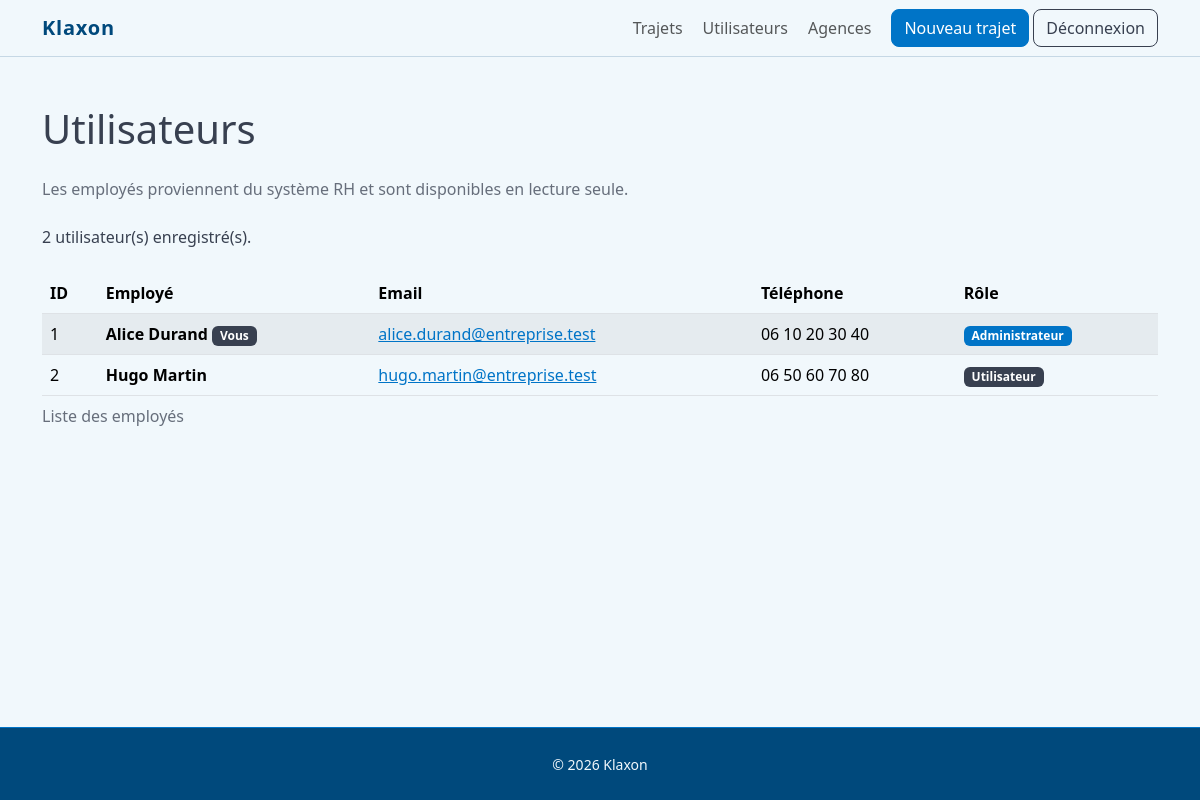
The app's page /index.php?route=admin/users (signed in) with its own data.
### tables this page shows
CREATE TABLE users (
    id_user INT UNSIGNED AUTO_INCREMENT,
    first_name VARCHAR(100) NOT NULL,
    last_name VARCHAR(100) NOT NULL,
    email VARCHAR(255) NOT NULL,
    password_hash VARCHAR(255) NOT NULL,
    phone VARCHAR(30) NOT NULL,
    role ENUM('USER', 'ADMIN') NOT NULL DEFAULT 'USER',

    PRIMARY KEY (id_user),
    UNIQUE KEY uq_users_email (email)
);

### src/Controller/AdminController.php (called while the page is built, shortened)
<?php
function showAdminUsersPage(
    UserRepository $userRepository
): void {
    $currentUser = requireAdmin();
    $users = $userRepository->findAll();
    require __DIR__
        . '/../View/admin/users/index.php';
}

### index.php (called while the page is built, shortened)
<?php
$databaseConnection =
    getDatabaseConnection();
$agencyRepository =
    new AgencyRepository(
        $databaseConnection
    );
$tripRepository =
    new TripRepository(
        $databaseConnection
    );
$userRepository =
    new UserRepository(
        $databaseConnection
    );
$tripValidator =
    new TripValidator();
$route = trim($_GET['route'] ?? '', '/');
match ($route) {
    '', 'home' => showHomePage($tripRepository),
    'login' =>
    showLoginPage(
        $userRepository
    ),
    'logout' => logoutUser(),
    'trips/create' =>
    showCreateTripPage(
        $agencyRepository,
        $tripRepository,
        $tripValidator
    ),
    'trips/show' =>
    showTripDetailsPage(
        $tripRepository
    ),
    'trips/edit' =>
    showEditTripPage(
        $agencyRepository,
        $tripRepository,
        $tripValidator
    ),
    'trips/delete' =>
    deleteTripAction(
        $tripRepository
    ),
    'admin/users' =>
    showAdminUsersPage(
        $userRepository
    ),
    'admin', 'admin/trips' =>
    showAdminTripsPage(
        $tripRepository
    ),
    'admin/agencies' =>
    showAdminAgenciesPage(
        $agencyRepository
    ),
    'admin/agencies/create' => showAdminCreateAgencyPage(
        $agencyRepository
    ),
    'admin/agencies/edit' => showAdminEditAgencyPage(
        $agencyRepository
    ),
    'admin/agencies/delete' =>
    deleteAdminAgencyAction(
        $agencyRepository,
        $tripRepository
    ),
    default => showNotFoundPage(),
};

### src/Repository/UserRepository.php (called while the page is built, shortened)
<?php
final class UserRepository
{
    public function findAll(): array
    {
        $statement = $this->databaseConnection->query(
            'SELECT
            id_user,
            first_name,
            last_name,
            email,
            phone,
            role
         FROM users
         ORDER BY last_name ASC, first_name ASC'
        );
        $users = [];
        foreach ($statement->fetchAll() as $user) {
            $users[] = [
                'id_user' => (int) $user['id_user'],
                'first_name' => $user['first_name'],
                'last_name' => $user['last_name'],
                'email' => $user['email'],
                'phone' => $user['phone'],
                'role' => $user['role'],
            ];
        }
        return $users;
    }
}

### src/functions.php (called while the page is built, shortened)
<?php
function escape(string $value): string
{
    return htmlspecialchars($value, ENT_QUOTES, 'UTF-8');
}
function getCurrentUser(): ?array
{
    $user = $_SESSION['user'] ?? null;
    return $user;
}
function requireLogin(): array
{
    $currentUser = getCurrentUser();
    return $currentUser;
}
function requireAdmin(): array
{
    $currentUser = requireLogin();
    return $currentUser;
}

### src/View/admin/users/index.php (the view)
<?php
require __DIR__ . '/../../partials/header.php';
?>
<h1 class="mb-4">
    Utilisateurs
</h1>
<p class="text-body-secondary mb-4">
    Les employés proviennent du système RH et sont disponibles en lecture seule.
</p>
<div class="d-flex flex-wrap
           justify-content-between
           align-items-center
           gap-3
           mb-4">
    <p class="mb-0">
        <?= escape((string) count($users)) ?>
        utilisateur(s) enregistré(s).
    </p>
</div>
<?php if ($users === []): ?>
    <div class="alert alert-info" role="status">
        Aucun utilisateur n’est enregistré.
    </div>
<?php else: ?>
    <div class="table-responsive">
        <table class="table table-striped
               table-hover align-middle">
            <caption>
                Liste des employés
            </caption>
            <thead>
                <tr>
                    <th scope="col">
                        ID
                    </th>
                    <th scope="col">
                        Employé
                    </th>
                    <th scope="col">
                        Email
                    </th>
                    <th scope="col">
                        Téléphone
                    </th>
                    <th scope="col">
                        Rôle
                    </th>
                </tr>
            </thead>
            <tbody>
                <?php foreach ($users as $user): ?>
                    <tr>
                        <td>
                            <?= escape(
                                (string) $user['id_user']
                            ) ?>
                        </td>
                        <td>
                            <strong>
                                <?= escape(
                                    $user['first_name']
                                ) ?>
                                <?= escape(
                                    $user['last_name']
                                ) ?>
                            </strong>
                            <?php if (
                                $user['id_user']
                                === $currentUser['id_user']
                            ): ?>
                                <span class="badge
                                       text-bg-secondary">
                                    Vous
                                </span>
                            <?php endif; ?>
                        </td>
                        <td>
                            <a href="mailto:<?= escape(
                                $user['email']
                            ) ?>">
                                <?= escape(
                                    $user['email']
                                ) ?>
                            </a>
                        </td>
                        <td>
                            <?= escape(
                                $user['phone']
                            ) ?>
                        </td>
                        <td>
                            <?php if (
                                $user['role'] === 'ADMIN'
                            ): ?>
                                <span class="badge
                                       text-bg-primary">
                                    Administrateur
                                </span>
                            <?php else: ?>
                                <span class="badge
                                       text-bg-secondary">
                                    Utilisateur
                                </span>
                            <?php endif; ?>
                        </td>
                    </tr>
                <?php endforeach; ?>
            </tbody>
        </table>
    </div>
<?php endif; ?>
<?php
require __DIR__ . '/../../partials/footer.php';
?>

### records on screen
users: id_user "1", first_name "Alice", last_name "Durand", shows "Vous", email "alice.durand@entreprise.test", phone "06 10 20 30 40", role "Administrateur"
users: id_user "2", first_name "Hugo", last_name "Martin", email "hugo.martin@entreprise.test", phone "06 50 60 70 80", role "Utilisateur"

### other values on screen
$applicationName "Klaxon"
count($users) "2"
